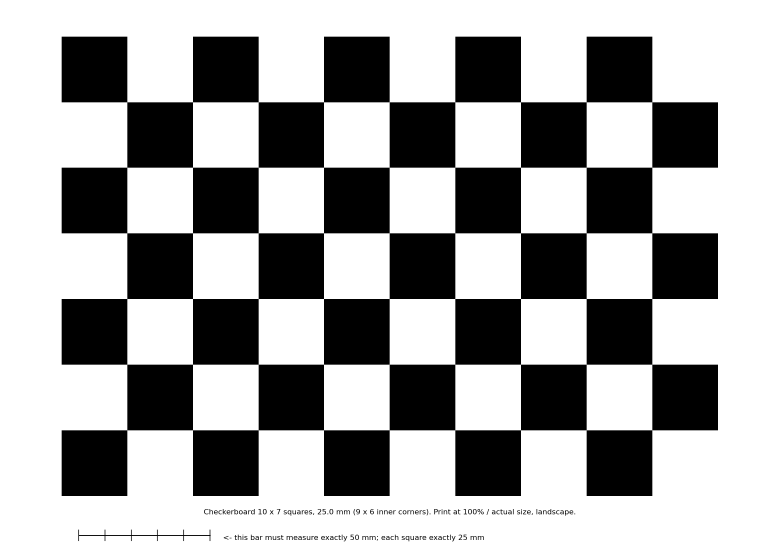
#> input picture calib/checkerboard_9x6_25mm_A4.png, 2338 x 1653 px, given in place of the camera (shown at 1/3 size)
$ python capture_intrinsics.py   (older library calls are emulated)
#> lines starting #> are read from the running program, lines starting #| are printed output that depends on the picture
"""Collect checkerboard views from a UVC camera for intrinsic/distortion calibration.

    python capture_intrinsics.py [--device /dev/video0] [--out rear_cam_images] [--target 40]

Saves a frame whenever the full 9x6 inner-corner board is found, sharp, and in a new place
(position, size or tilt) compared with the frames already kept. Prints which image regions
still lack coverage. Ctrl-C stops.
"""
import argparse
import os
import time

import cv2
import numpy as np

PATTERN = (9, 6)
GRID = (3, 3)  # coverage cells across the image


def describe(corners, shape):
    pts = corners.reshape(-1, 2)
    c = pts.mean(axis=0)
    w = np.ptp(pts[:, 0])
    h = np.ptp(pts[:, 1])
    grid = corners.reshape(PATTERN[1], PATTERN[0], 2)
    top = np.linalg.norm(grid[0, -1] - grid[0, 0])
    bottom = np.linalg.norm(grid[-1, -1] - grid[-1, 0])
    left = np.linalg.norm(grid[-1, 0] - grid[0, 0])
    right = np.linalg.norm(grid[-1, -1] - grid[0, -1])
    tilt = (top - bottom) / max(top, bottom), (left - right) / max(left, right)
    return np.array([c[0] / shape[1], c[1] / shape[0], w / shape[1], h / shape[0], tilt[0], tilt[1]])


def main():
    parser = argparse.ArgumentParser()
    parser.add_argument("--device", default="/dev/video0")
    parser.add_argument("--out", default=os.path.join(os.path.dirname(os.path.abspath(__file__)), "rear_cam_images"))
    parser.add_argument("--target", type=int, default=40)
    args = parser.parse_args()
    os.makedirs(args.out, exist_ok=True)

    cap = cv2.VideoCapture(args.device, cv2.CAP_V4L2)
    cap.set(cv2.CAP_PROP_FOURCC, cv2.VideoWriter_fourcc(*"MJPG"))
    cap.set(cv2.CAP_PROP_FRAME_WIDTH, 1280)
    cap.set(cv2.CAP_PROP_FRAME_HEIGHT, 720)
    if not cap.isOpened():
        raise SystemExit(f"cannot open {args.device}")
    kept = []
    coverage = np.zeros(GRID, int)
    last_report = 0.0
    print(f"capturing to {args.out}; move the board slowly, hold still 1-2 s per pose", flush=True)
    try:
        while len(kept) < args.target:
            ok, frame = cap.read()
#> frame is the input picture: shape (1653, 2338, 3); min 0, max 255, mean 164.9
            if not ok:
                continue
            gray = cv2.cvtColor(frame, cv2.COLOR_BGR2GRAY)
            small = cv2.resize(gray, None, fx=0.5, fy=0.5)
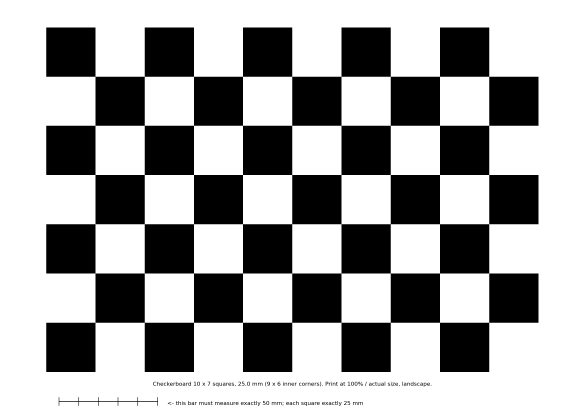
#> small: shape (826, 1169) (shown at 1/2 size); min 0, max 255, mean 164.8
            found, corners = cv2.findChessboardCorners(small, PATTERN, cv2.CALIB_CB_FAST_CHECK)
#> found = True; corners = 54 rows, first 8: [190.5, 153], [289, 153], [387.5, 153], [485.5, 153], [584, 153], [682.5, 153], [781, 153], [879.5, 153]
            now = time.time()
            if found:
                corners = cv2.cornerSubPix(gray, corners * 2.0, (11, 11), (-1, -1),
                                           (cv2.TERM_CRITERIA_EPS + cv2.TERM_CRITERIA_MAX_ITER, 30, 0.01))
#> corners = 54 rows, first 8: [381.5, 306.5], [578.5, 306.5], [775.5, 306.5], [971.5, 306.5], [1168.5, 306.5], [1365.5, 306.5], [1562.5, 306.5], [1759.5, 306.5]
                sharp = cv2.Laplacian(gray, cv2.CV_64F).var()
#> sharp = 1184.4
                d = describe(corners, gray.shape)
#> in describe, `pts = corners.reshape(-1, 2)`: pts = 54 pairs, first value 381.5 to 1956.5, second value 306.5 to 1290.5
#> in describe, `c = pts.mean(axis=0)`: c = [1168.8, 798.2]
#> in describe, `w = np.ptp(pts[:, 0])`: w = 1575
#> in describe, `h = np.ptp(pts[:, 1])`: h = 984
#> in describe, `top = np.linalg.norm(grid[0, -1] - grid[0, 0])`: top = 1575
#> in describe, `left = np.linalg.norm(grid[-1, 0] - grid[0, 0])`: left = 984
#> in describe, `tilt = (top - bottom) / max(top, bottom), (left - right) / max(left, r..`: tilt = (0, 0)
#> d = [0.5, 0.483, 0.674, 0.595, 0, 0]
                novel = all(np.linalg.norm(d - k) > 0.12 for k in kept)
#> novel = True
                if sharp > 60 and novel:
                    kept.append(d)
                    cx, cy = min(int(d[0] * GRID[1]), GRID[1] - 1), min(int(d[1] * GRID[0]), GRID[0] - 1)
#> cx = 1; cy = 1
                    coverage[cy, cx] += 1
                    cv2.imwrite(os.path.join(args.out, f"{len(kept):03d}.jpg"), frame, [cv2.IMWRITE_JPEG_QUALITY, 95])
                    print(f"[{len(kept):2d}/{args.target}] kept: centre ({d[0]:.2f},{d[1]:.2f}) size {d[2]:.2f} "
                          f"tilt ({d[4]:+.2f},{d[5]:+.2f})", flush=True)
#| [ 1/40] kept: centre (0.50,0.48) size 0.67 tilt (+0.00,+0.00)
            if now - last_report > 8:
                names = [["左上", "上", "右上"], ["左", "中", "右"], ["左下", "下", "右下"]]
                missing = [names[r][c] for r in range(GRID[0]) for c in range(GRID[1]) if coverage[r, c] == 0]
                print(f"   coverage {coverage.tolist()}  board seen now: {found}  still missing: {' '.join(missing) or '-'}",
                      flush=True)
#|    coverage [[0, 0, 0], [0, 1, 0], [0, 0, 0]]  board seen now: True  still missing: 左上 上 右上 左 右 左下 下 右下
                last_report = now
    except KeyboardInterrupt:
        pass
    finally:
        cap.release()
        print(f"done: {len(kept)} frames in {args.out}", flush=True)


if __name__ == "__main__":
    main()
